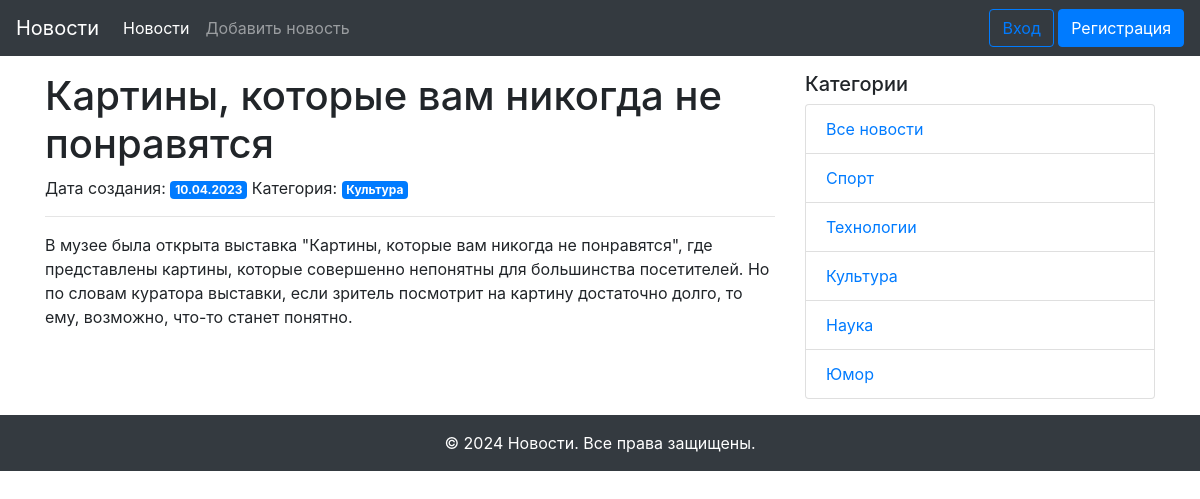
Page /news_detail/2 on the committed database.
### models.py (models this page shows, shortened)
class News(db.Model):
    id = db.Column(db.Integer, primary_key=True)
    title = db.Column(db.String(255), unique=True, nullable=False)
    text = db.Column(db.Text, nullable=False)
    created_date = db.Column(db.DateTime, default=datetime.utcnow)
    category_id = db.Column(db.Integer, db.ForeignKey('category.id'), nullable=True)
    category = db.relationship('Category', back_populates='news')
    user_id = db.Column(db.Integer,db.ForeignKey("user.id"))
    user = db.relationship("User",back_populates="news")

class Category(db.Model):
    id = db.Column(db.Integer, primary_key=True)
    title = db.Column(db.String(255), nullable=False)
    news = db.relationship('News', back_populates='category')

### views.py (the view)
@app.route('/news_detail/<int:id>')
def news_detail(id):
    news = News.query.get(id)
    categories = Category.query.all()
    return render_template('news_detail.html',
                           news=news,
                           categories=categories)

### templates/news_detail.html (shortened to what this page needs)
{% extends "base.html" %}
{% block content %}
  <h1>{{ news.title }}</h1>
  {% if news.created_date %}
    <span>Дата создания: </span><span class="badge badge-primary">{{ news.created_date.strftime('%d.%m.%Y') }}</span>
  {% endif %}
  {% if news.category %}
    <span>Категория: <a href="{{ url_for('news_in_category', id=news.category.id) }}" class="badge badge-primary">{{ news.category.title }}</a></span>
  {% endif %}
  <hr>
  <p>{{ news.text }}</p>
{% endblock content %}

### templates/side_navigation.html
<div class="col-md-4">
  <h5>Категории</h5>
  <ul class="list-group">
    <li class="list-group-item"><a href="{{ url_for('index') }}">Все новости</a></li>
    {% for category in categories %}
      <li class="list-group-item"><a href="{{ url_for('news_in_category', id=category.id) }}">{{ category.title }}</a></li>
    {% endfor %}
  </ul>
</div>

### rows in the picture
News: title "Картины, которые вам никогда не понравятся", created_date "10.04.2023", text "В музее была открыта выставка \"Картины, которые вам никогда не понравятся\", где представлены картины, которые совершенно непонятны для большинства посетителей. Но по словам куратора выставки, если зритель посмотрит на картину достаточно долго, то ему, возможно, что-то станет понятно."
Category: category "Культура", title "Культура"
Category: title "Спорт"
Category: title "Технологии"
Category: title "Наука"
Category: title "Юмор"
